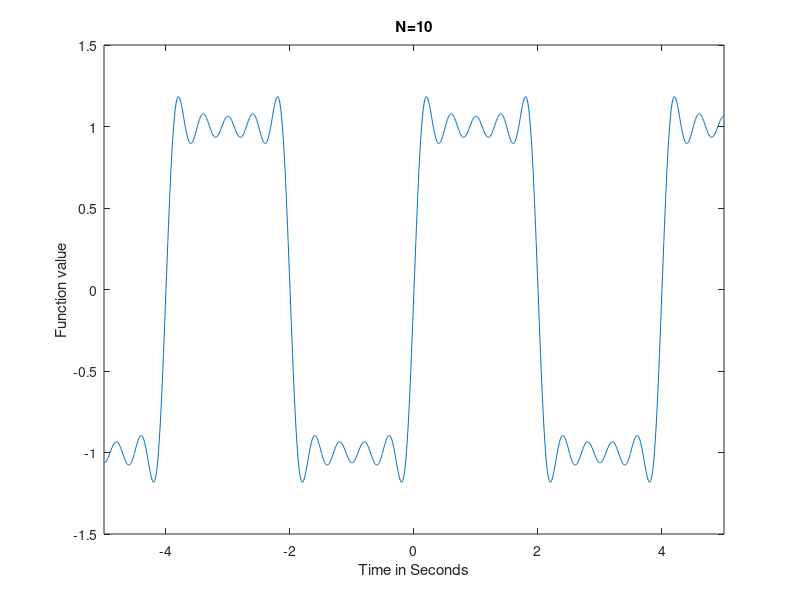

Recreate this plot in MATLAB.
clc
clear all

n=10;
w=pi/2;
t = -5:.01:5;
y = zeros(1,length(t));
for k = 1:2:n
   a=4/(pi*k);
   y = y + a*sin(w*k*t);
end
plot(t,y);
axis([-5 5 -1.5 1.5]);
xlabel('Time in Seconds');
ylabel('Function value');
title('N=10');
